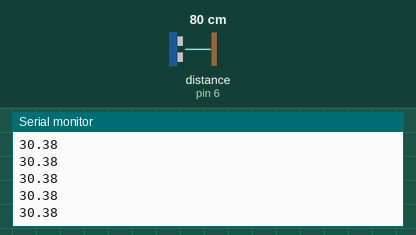
Simulated run of this sketch. Board: Arduino Uno, built with avr-gcc and run on an emulated ATmega328P. On the bench: the last lines printed to the serial monitor. Wiring (inferred from the names in the program): ultrasonic range finder: trigger pin 5; echo pin 6. Inputs (shaded band) come from the test bench; at power-on: distance to the obstacle (sensor on pin 6) 80 cm. The echo pulse lasts 58.3 µs per cm.

Above: at 1.2 s.
1.3 s: distance to the obstacle (sensor on pin 6) set to 2 cm
At 1.8 s:
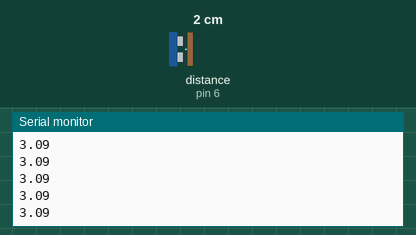
2.8 s: distance to the obstacle (sensor on pin 6) set to 4 cm
At 3.8 s:
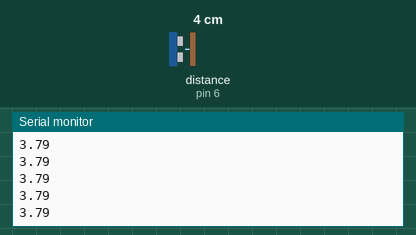
Timing chart, 0 to 5.8 s (numbered marks = the images above; inputs shaded):
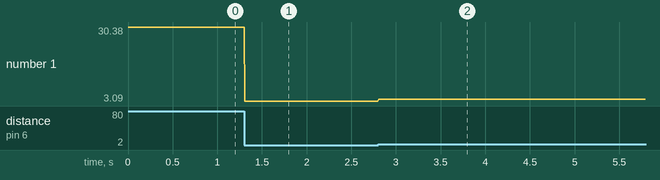

Measured:
- after the input at 1.3 s, the serial monitor: prints a new line at once (image 1)
- after the input at 2.8 s, the serial monitor: prints a new line at once (image 2)
- plotted number 1: 30.38 → 3.09 after the input at 1.3 s, 3.09 → 3.79 after the input at 2.8 s

The sketch:

distanceMeasurement.ino
```cpp
// (licence header left out)
#include "math.h"

//the pin definitions:
#define trigPin 5
#define echoPin 6

//the calibration constants
#define alpha 0.006
#define beta 2.5

void setup() {
  Serial.begin (9600);
  pinMode(trigPin, OUTPUT);
  pinMode(echoPin, INPUT);
}

void loop() {

  long duration = HCSR04Measurement(trigPin, echoPin);

  //different options for calculating distance from duration. Remove the // from the line you want to use.

  //linear
  float distance = (alpha * duration) + beta;

  //power law
  //float distance = alpha * (pow(duration,beta));

  //exponential
  //float distance = alpha * exp(duration * beta);

  //only print results if within 0 to 200 cm.
  if (not(distance >= 200 || distance <= 0)){
    Serial.println(distance);
  }
  delay(10);
}


long HCSR04Measurement(int trigger, int echo){
  digitalWrite(trigger, LOW);
  delayMicroseconds(2);
  digitalWrite(trigger, HIGH);
  delayMicroseconds(10);
  digitalWrite(trigger, LOW);
  return pulseIn(echo, HIGH);
}
```
